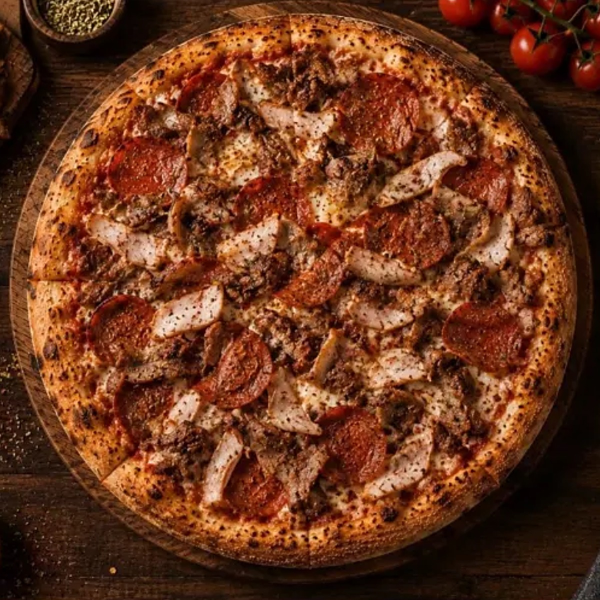
#> input picture src/menu/app-photos/pizza-04-meaty-feast.jpg, 1200 x 1200 px, given in place of 6534cba3-image.jpg, which was not available (shown at 1/2 size)
$ python extract.py out.png
#> lines starting #> are read from the running program, lines starting #| are printed output that depends on the picture
import sys
from PIL import Image
U = '/root/.claude/uploads/c77bb0e2-7c23-51b2-9808-f96c840d315b/'
OUT = sys.argv[1]
P = (31, 226, 689, 662)  # photo window inside the 720x1280 pizza posts
JOBS = {
    'pizza-02-beefy-one':          ('6534cba3-image.jpg', P),
    'pizza-03-pepperoni-lovers':   ('1e6f3275-image.jpg', P),
    'pizza-04-meaty-feast':        ('3103a51f-image.png', (54, 719, 1229, 1500)),
    'pizza-05-chinese':            ('81e0f7d3-image.jpg', P),
    'pizza-06-chicken-hot':        ('4c8a0f38-image.jpg', P),
    'pizza-07-americana':          ('8ac65cbb-image.jpg', P),
    'pizza-08-spicy-hot':          ('ab78306c-image.jpg', P),
    'pizza-10-vegan':              ('9eb92dee-image.jpg', P),
    'pizza-11-aubergine-hot':      ('de1108bc-image.jpg', P),
    'pizza-14-calzone':            ('019d8627-image.jpg', (140, 342, 1236, 980)),
    'saj-italian-pepperoni':       ('bcd3a751-image.jpg', (64, 321, 656, 859)),
    'saj-italian-shawarma-meat':   ('53535584-image.jpg', (64, 321, 656, 859)),
    'saj-italian-shawarma-chicken':('03bd9476-image.jpg', (30, 300, 690, 870)),
    'saj-italian-tandoori-chicken':('890a4fc2-image.jpg', (64, 321, 656, 859)),
}
for name, (src, box) in JOBS.items():
    im = Image.open(U + src).convert('RGB')
#> im is the input picture: PIL image 1200x1200 RGB; mean R, G, B 107.7, 56.1, 31.1
    assert box[2] <= im.width and box[3] <= im.height, name
    im.crop(box).save(f'{OUT}/{name}.png')
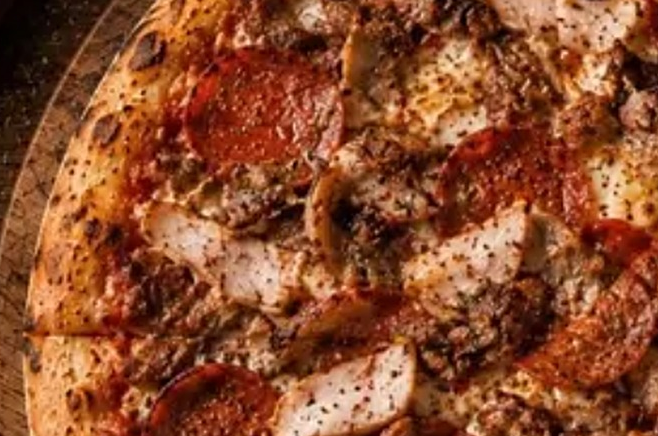
#> saved as pizza-02-beefy-one.png: PIL image 658x436 RGB; mean R, G, B 140.8, 76.6, 45.2
    print(name, box[2] - box[0], 'x', box[3] - box[1])
#> pass 2 of the loop `for name, (src, box) in JOBS.items():`:
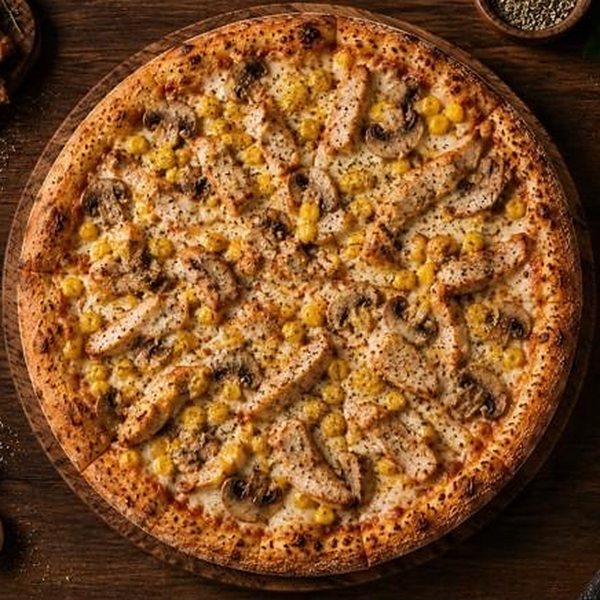
#> input picture src/menu/app-photos/pizza-05-chinese.jpg, 1200 x 1200 px, given in place of 1e6f3275-image.jpg, which was not available (shown at 1/2 size)
#> im is the input picture: PIL image 1200x1200 RGB; mean R, G, B 129.2, 80.9, 39.5
#> `im.crop(box).save(f'{OUT}/{name}.png')`:
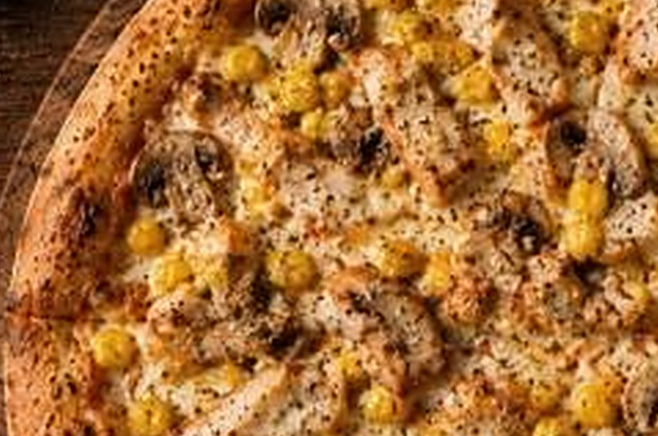
#> saved as pizza-03-pepperoni-lovers.png: PIL image 658x436 RGB; mean R, G, B 167.8, 110.2, 55.2
#> (the run stopped early here; a loop or call above may not have finished)
